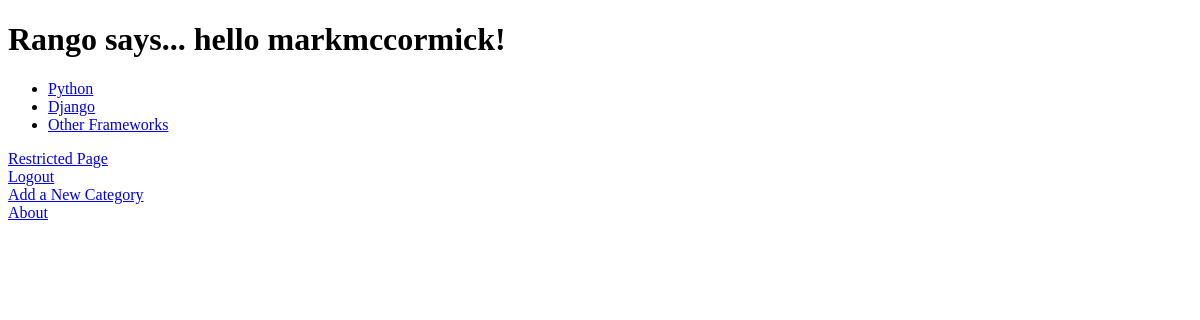
Page /rango/ (signed in) on the earlier database version.
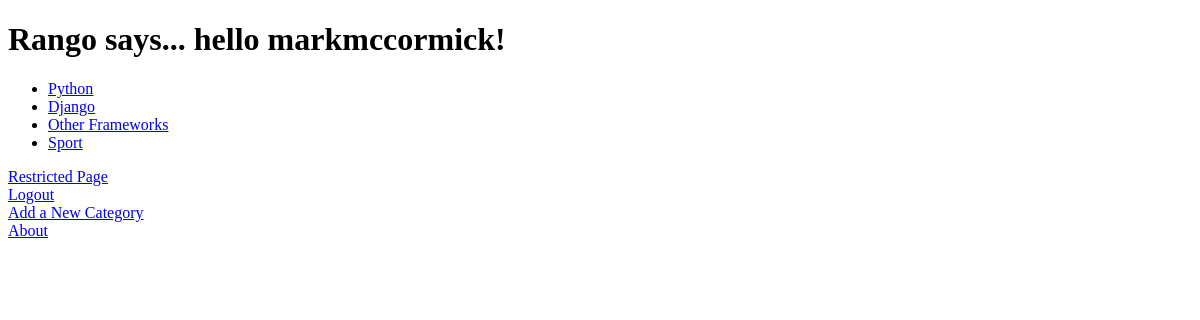
Same page on the later database version.
### rango/models.py (models this page shows, shortened)
class Category(models.Model):
        name = models.CharField(max_length=128, unique=True)
        views = models.IntegerField(default=0)
        likes = models.IntegerField(default=0)
        slug = models.SlugField()

### rango/views.py (the view)
def index(request):
    category_list = Category.objects.order_by('-likes')[:5]
    context_dict = {'categories': category_list}
    return render(request, 'rango/index.html', context_dict)

### templates/rango/index.html (shortened to what this page needs)
<!DOCTYPE html>
<html>
    <head>
    </head>
    <body>
        {% if user.is_authenticated %}
            <h1>Rango says... hello {{ user.username }}!</h1>
        {% else %}
            <h1>Rango says... hello world!</h1>
        {% endif %}
        {% if categories %}
            <ul>
                {% for category in categories %}
                <li><a href="/rango/category/{{ category.slug }}">{{ category.name }}</a></li>
                {% endfor %}
            </ul>
       {% else %}
            <strong>There are no categories present.</strong>
       {% endif %}
        {% if user.is_authenticated %}
            <a href="/rango/restricted/">Restricted Page</a><br />
            <a href="/rango/logout/">Logout</a><br />
        {% else %}
            <a href="/rango/register/">Register Here</a><br />
            <a href="/rango/login/">Login</a><br />
        {% endif %}
        {% if user.is_authenticated %}
            <a href="/rango/add_category/">Add a New Category</a><br />
        {% endif %}
        <a href="/rango/about/">About</a><br/>
    </body>
</html>

Differences in the rows shown:
added Category: name "Sport"
